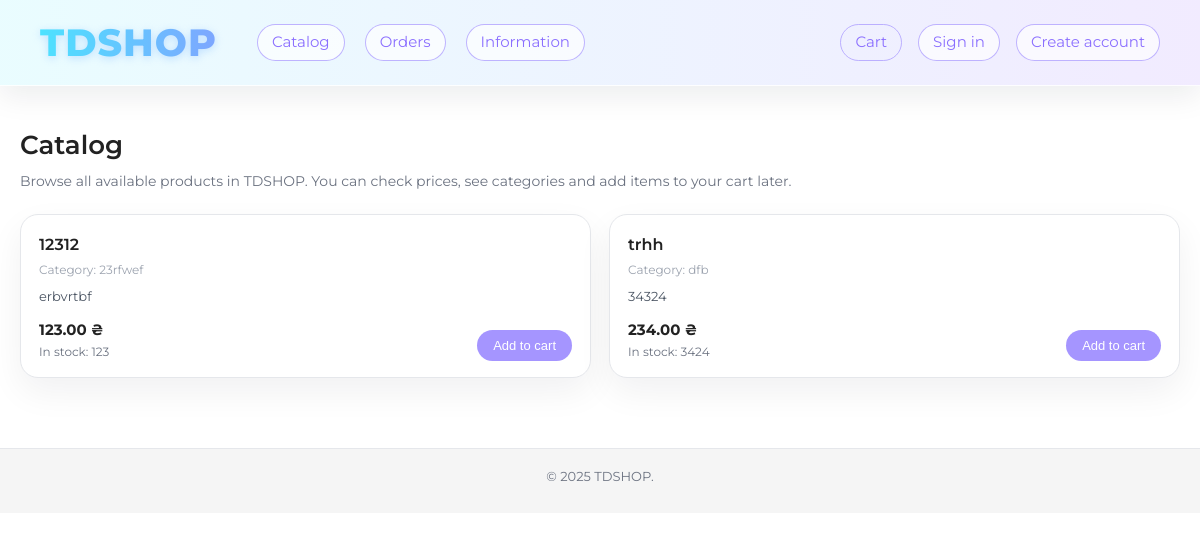
The app's page /catalog/, older data.
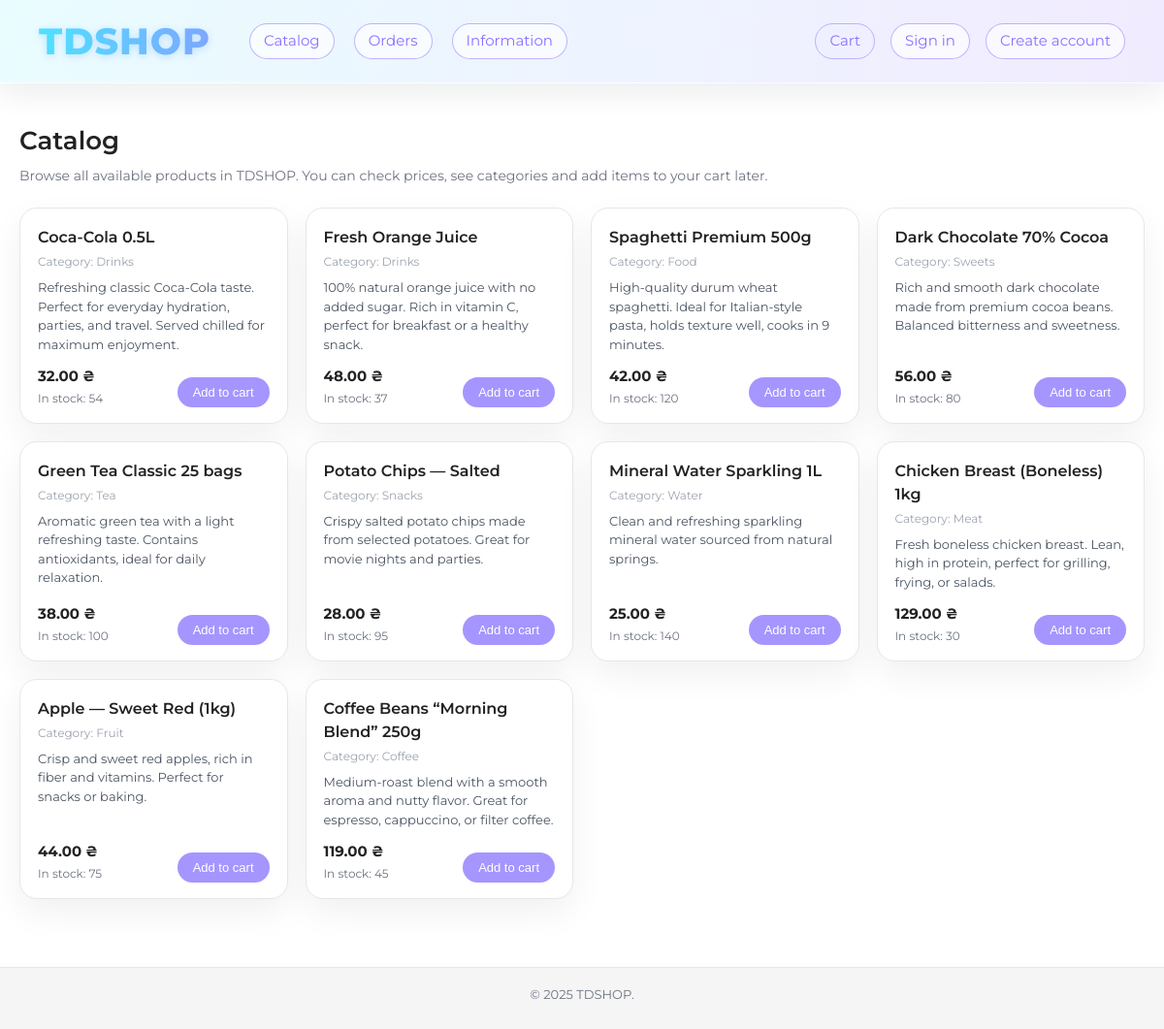
The same page, newer data.
### main/models.py (models this page shows, shortened)
class Product(models.Model):
    name = models.CharField(max_length=100)
    price = models.DecimalField(max_digits=10, decimal_places=2)
    category = models.CharField(max_length=50)
    description = models.TextField()
    count = models.IntegerField()

### main/views.py (the view, shortened to what this page needs)
# urls.py: path('catalog/', CatalogView.as_view(), name='catalog'),
class CatalogView(View):
    def get(self, request):
        all_products = Product.objects.all()
        return render(request, 'catalog.html', {
            "all_products": all_products
        })

### main/templates/catalog.html (shortened to what this page needs)
{% extends "base.html" %}
{% load static %}
{% block extra_css %}
    <link rel="stylesheet" href="{% static 'catalog.css' %}">
{% endblock %}
{% block content %}
<main class="catalog-page">
    <section class="catalog-header">
        <div>
            <h1 class="catalog-title">Catalog</h1>
            <p class="catalog-subtitle">
                Browse all available products in TDSHOP. You can check prices,
                see categories and add items to your cart later.
            </p>
        </div>
    </section>
    {% if all_products %}
        <section class="catalog-grid">
            <div class="product-grid">
                {% for product in all_products %}
                    <article class="product-card">
                        <div class="product-body">
                            <h2 class="product-title">{{ product.name }}</h2>
                            <p class="product-category">
                                Category: {{ product.category }}
                            </p>
                            <p class="product-description">
                                {{ product.description }}
                            </p>
                        </div>
                        <div class="product-footer">
                            <div class="product-meta">
                                <span class="product-price">{{ product.price }} ₴</span>
                                <span class="product-stock">
                                    In stock: {{ product.count }}
                                </span>
                            </div>
                            <form method="post" action="{% url 'add_to_cart' product.id %}">
                                <button type="submit" class="product-btn">
                                    Add to cart
                                </button>
                            </form>
                        </div>
                    </article>
                {% endfor %}
            </div>
        </section>
    {% else %}
        <p class="catalog-empty">
            There are no products in the catalog yet.
        </p>
    {% endif %}
</main>
{% endblock %}

### templates/base.html (shortened to what this page needs)
{% load static %}
<!DOCTYPE html>
<html>
    <head>
        <link rel="stylesheet" href="{% static 'base.css' %}">
        {% block extra_css %}{% endblock %}
    </head>
    <body>
        {% include "header.html" %}
        {% block content %}{% endblock %}
        {% include "footer.html" %}
    </body>
</html>

### templates/header.html
<header class="top-bar">
    <nav>
        <div class="logo"><a href="{% url 'home' %}">TDSHOP</a></div>
        <div class ="nav-left">
            <a href="{% url 'catalog' %}" class="nav-link">Catalog</a>
            <a href="{% url 'order' %}" class="nav-link">Orders</a>
            <a href="{% url 'info' %}" class="nav-link">Information</a>
        </div>
        <div class="nav-right">
                <a href="{% url 'cart' %}" class="nav-link nav-outline">
                    Cart
                </a>
            {% if not request.user.is_authenticated %}
                <a href="{% url 'login' %}" class="nav-link">Sign in</a>
                <a href="{% url 'register' %}" class="nav-link">Create account</a>
            {% else %}
                <a href="{% url 'profile' %}" class="nav-link">Profile</a>
                <a href="{% url 'logout' %}" class="nav-link">Logout</a>
            {% endif %}
        </div>
    </nav>
</header>

### templates/footer.html
<footer class="footer">
    © 2025 TDSHOP.
</footer>

### static/base.css (style rules this page uses)
body { margin: 0; font-family: 'Montserrat', sans-serif; background: #ffffff; color: #222222; line-height: 1.5; }
a { color: #e62bff; text-decoration: none; }
.top-bar { position: sticky; top: 0; z-index: 1000; padding: 14px 40px; backdrop-filter: blur(14px); -webkit-backdrop-filter: blur(14px); background: linear-gradient( 90deg, rgba(228, 252, 255, 0.80), rgba(238, 230, 255, 0.80) ); border-bottom: 1px solid rgba(255, 255, 255, 0.85); box-shadow: 0 10px 30px rgba(15, 23, 42, 0.08); }
.top-bar nav { display: flex; align-items: center; max-width: 1200px; margin: 0 auto; }
.logo { font-size: 35px; font-weight: bold; }
.logo a { font-size: 38px; font-weight: 800; letter-spacing: 1px; background: linear-gradient(90deg, #4de2ff, #7ea6ff); -webkit-background-clip: text; -webkit-text-fill-color: transparent; text-decoration: none; filter: drop-shadow(0 2px 4px rgba(120, 180, 255, 0.4)); transition: 0.3s ease; }
.nav-left { display: flex; gap: 20px; margin-left: 40px; }
.nav-right { display: flex; gap: 16px; margin-left: auto; }
.nav-link { display: inline-flex; align-items: center; justify-content: center; padding: 6px 14px; border-radius: 999px; border: 1px solid rgba(165, 149, 255, 0.7); background-color: rgba(255, 255, 255, 0.65); color: #8b6fff; text-decoration: none; font-size: 15px; transition: background-color 0.2s ease, color 0.2s ease, box-shadow 0.2s ease, transform 0.15s ease; }
.nav-outline { background-color: transparent; }
.footer { border-top: 1px solid #e5e7eb; padding: 18px 20px 26px; font-size: 13px; color: #6b7280; text-align: center; background: #f5f5f5; }

### static/catalog.css (style rules this page uses)
.catalog-page { max-width: 1180px; margin: 40px auto 70px; padding: 0 20px; font-family: 'Montserrat', sans-serif; }
.catalog-header { margin-bottom: 22px; }
.catalog-title { font-size: 26px; font-weight: 600; margin: 0 0 6px 0; }
.catalog-subtitle { font-size: 14px; color: #6b7280; margin: 0; }
.catalog-grid { margin-top: 10px; }
.product-grid { display: grid; grid-template-columns: repeat(auto-fit, minmax(260px, 1fr)); gap: 18px; }
.product-card { background: #ffffff; border-radius: 18px; padding: 18px 18px 16px; border: 1px solid #e5e7eb; box-shadow: 0 14px 35px rgba(15, 23, 42, 0.06); display: flex; flex-direction: column; justify-content: space-between; transition: transform 0.15s ease, box-shadow 0.15s ease; }
.product-body { margin-bottom: 12px; }
.product-title { font-size: 16px; font-weight: 600; margin: 0 0 4px 0; }
.product-category { font-size: 12px; color: #9ca3af; margin: 0 0 8px 0; }
.product-description { font-size: 13px; color: #4b5563; margin: 0; }
.product-footer { display: flex; align-items: flex-end; justify-content: space-between; gap: 8px; }
.product-meta { display: flex; flex-direction: column; gap: 2px; }
.product-price { font-size: 15px; font-weight: 700; }
.product-stock { font-size: 12px; color: #6b7280; }
.product-btn { padding: 8px 16px; border-radius: 999px; border: none; background: #a595ff; color: #ffffff; font-size: 13px; font-weight: 500; cursor: pointer; white-space: nowrap; }

Row changes from the older to the newer data that the page shows:
removed Product: name "12312", category "23rfwef", description "erbvrtbf", price "123.00", count "123"
removed Product: name "trhh", category "dfb", description "34324", price "234.00", count "3424"
added Product: name "Coca-Cola 0.5L", category "Drinks", description "Refreshing classic Coca-Cola taste. Perfect for everyday hydration, parties, and travel. Served chilled for maximum enjoyment.", price "32.00", count "54"
added Product: name "Fresh Orange Juice", category "Drinks", description "100% natural orange juice with no added sugar. Rich in vitamin C, perfect for breakfast or a healthy snack.", price "48.00", count "37"
added Product: name "Spaghetti Premium 500g", category "Food", description "High-quality durum wheat spaghetti. Ideal for Italian-style pasta, holds texture well, cooks in 9 minutes.", price "42.00", count "120"
added Product: name "Dark Chocolate 70% Cocoa", category "Sweets", description "Rich and smooth dark chocolate made from premium cocoa beans. Balanced bitterness and sweetness.", price "56.00", count "80"
added Product: name "Green Tea Classic 25 bags", category "Tea", description "Aromatic green tea with a light refreshing taste. Contains antioxidants, ideal for daily relaxation.", price "38.00", count "100"
added Product: name "Potato Chips — Salted", category "Snacks", description "Crispy salted potato chips made from selected potatoes. Great for movie nights and parties.", price "28.00", count "95"
added Product: name "Mineral Water Sparkling 1L", category "Water", description "Clean and refreshing sparkling mineral water sourced from natural springs.", price "25.00", count "140"
added Product: name "Chicken Breast (Boneless) 1kg", category "Meat", description "Fresh boneless chicken breast. Lean, high in protein, perfect for grilling, frying, or salads.", price "129.00", count "30"
added Product: name "Apple — Sweet Red (1kg)", category "Fruit", description "Crisp and sweet red apples, rich in fiber and vitamins. Perfect for snacks or baking.", price "44.00", count "75"
added Product: name "Coffee Beans “Morning Blend” 250g", category "Coffee", description "Medium-roast blend with a smooth aroma and nutty flavor. Great for espresso, cappuccino, or filter coffee.", price "119.00", count "45"
